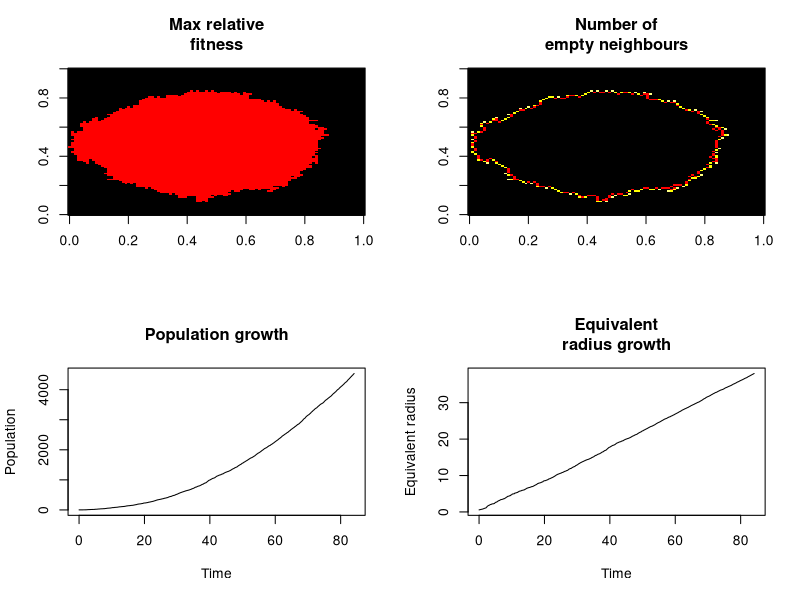

Source code (R):
################################### 
####### function definitions:
################################### 

# get the neighbourhood of a site:
nhood <- function(x, y, type = "von Neumann") {
  if(type != "Moore" && type != "von Neumann") stop("Neighbourhood type must be either Moore or von Neumann")
  if(type == "Moore") res <- list(c(x - 1, y), c(x + 1, y), c(x, y - 1), 
                                  c(x, y + 1),c(x - 1, y - 1), c(x + 1, y + 1), 
                                  c(x - 1, y + 1), c(x + 1, y - 1)) 
  else res <- list(c(x - 1, y), c(x + 1, y), c(x, y - 1), c(x, y + 1))
  
  return(res[sample(seq(length(res)), length(res), replace=F)])
}

# count the empty spaces in a neighbourhood:
count_spaces <- function(candidate, nhood_type) {
  neighbours <- nhood(candidate[1], candidate[2], nhood_type)
  count <- 0
  return(nhood_size - sum(sign(sapply(neighbours, function(e) sites[e[1], e[2]]))))
}

################################### 
####### parametrisation:
###################################

grid_width <- 100 # width of the grid
nhood_type <- "von Neumann" # neighbourhood type
set.seed(5) # seed for random number generator (for replicable results)
occupied <- list(c(ceiling(grid_width/2), ceiling(grid_width/2))) # list of initially occupied sites
max_iter <- 1E4 # set a max number of iterations (just in case)
mutation_rate <- 0 # mutation rate per cell division
mutation_effect <- 0 # fitness effect per mutation

################################### 
####### intialisation:
###################################

# initialise the site states:
sites <- matrix(0, nrow = grid_width, ncol = grid_width)
num_occupied <- length(occupied) # number of occupied sites
for(i in 1:num_occupied) sites[occupied[[i]][1], occupied[[i]][2]] <- 1

# neighbourhood size:
nhood_size <- length(nhood(1, 1, nhood_type))

# initialise the array that maps from grid sites to list entries:
index_map <- matrix(NA, nrow = grid_width, ncol = grid_width)

# initial list of occupied sites that are next to at least one empty site,
# and initial list of how many empty neighbours each has:
num_has_space <- 0
has_space <- list()
how_many_spaces <- list()
for(x in 2:(grid_width - 1)) for(y in 2:(grid_width - 1)) {
  candidate <- c(x, y)
  spaces <- count_spaces(candidate, nhood_type)
  # if not all neighbours are occupied then add the site to the list:
  if(sites[candidate[1], candidate[2]] > 0 && spaces > 0) {
    num_has_space <- num_has_space + 1 # number of sites that have space
    has_space[[num_has_space]] <- candidate # list of sites that have space
    how_many_spaces[[num_has_space]] <- spaces # list of numbers of spaces for the sites that have space
    index_map[candidate[1], candidate[2]] <- num_has_space # map from from grid sites to list entries
  }
}

# initialise the timer and the output dataframe:
timer <- 0
output_df <- data.frame(Time = timer, Population = num_occupied)

################################### 
####### run the model:
################################### 

for(iter in 1:max_iter) {
  # pick a cell to divide:
  candidate <- sample(1:num_has_space, 1, prob = sapply(has_space, function(e) sites[e[1], e[2]]))
  # find the cell's neighbours:
  neighbours <- nhood(has_space[[candidate]][1], has_space[[candidate]][2], nhood_type)
  # randomise the order in which neighbours will be tested:
  test_order <- sample(1:length(neighbours))
  
  # test neighbours one by one:
  num_tested <- 0
  for(i in test_order) {
    # keep count of the number of occupied neighbours (for error checking):
    if(sites[neighbours[[i]][1], neighbours[[i]][2]] > 0) num_tested <- num_tested + 1
    # if the neighbouring site is empty then make it occupied:
    else {
      num_occupied <- num_occupied + 1
      new_site <- neighbours[[i]]
      parent_site <- has_space[[candidate]]
      # mutation:
      if(runif(1) < mutation_rate) sites[new_site[1], new_site[2]] <- (1 + mutation_effect) * sites[parent_site[1], parent_site[2]]
      else sites[new_site[1], new_site[2]] <- sites[parent_site[1], parent_site[2]]
      break
    }
  }
  # error check:
  if(num_tested == length(neighbours)) stop("Site wrongly listed as having space to divide")
  
  # time between events is drawn from an exponential distribution,
  # consistent with the Gillespie algorithm:
  sum_of_rates <- sum(sapply(has_space, function(e) sites[e[1], e[2]]) * unlist(how_many_spaces) / nhood_size)
  timer <- timer + rexp(1, sum_of_rates)
  
  # record the time and the population size:
  output_df <- rbind(output_df, c(timer, num_occupied))
  
  # stop if a cell has reached the edge of the grid:
  if(new_site[1] >= grid_width || new_site[1] <= 1 || new_site[2] >= grid_width || new_site[2] <= 1) break
  
  # update the other lists for the newly occupied site, if it has empty neighbours:
  spaces <- count_spaces(new_site, nhood_type)
  if(spaces > 0) {
    num_has_space <- num_has_space + 1 # number of sites that have space
    has_space[[num_has_space]] <- new_site # list of sites that have space
    how_many_spaces[[num_has_space]] <- spaces # list of numbers of spaces for the sites that have space
    index_map[new_site[1], new_site[2]] <- num_has_space # map from from grid sites to list entries
  }
  
  # update list entries for neighbouring occupied sites:
  neighbours <- nhood(new_site[1], new_site[2], nhood_type)
  for(candidate in neighbours) if(sites[candidate[1], candidate[2]] > 0) {
    index <- index_map[candidate[1], candidate[2]]
    # error check:
    if(is.na(index)) stop("Site wrongly listed in index_map")
    
    # decrement the number of empty spaces neighbouring the site:
    how_many_spaces[[index]] <- how_many_spaces[[index]] - 1
    
    # if there are no neighbouring empty sites then remove the site from the lists:
    if(how_many_spaces[[index]] == 0) {
      has_space[[index]] <- NULL # removes the entry and shifts subsequent entries down one slot
      how_many_spaces[[index]] <- NULL # removes the entry and shifts subsequent entries down one slot
      num_has_space <- num_has_space - 1
      index_map[candidate[1], candidate[2]] <- NA
      index_map[which(index_map > index)] <- index_map[which(index_map > index)] - 1 # because entries have shifted by one slot
    }
  }
}

################################### 
####### plot the results:
################################### 
par(mfrow = c(2, 2))
# plot the occupied sites,
# after changing the value assigned to empty sites (for clearer plotting):
num_types <- length(unique(as.numeric(sites))) # number of unique fitness values
sites_for_plot <- sites
if(num_types > 2) sites_for_plot[which(sites_for_plot == 0)] <- min(sites[which(sites > 0)]) - (max(sites) - min(sites[which(sites > 0)])) / 3
image(sites_for_plot, main = "Max relative\nfitness", col = c("black", heat.colors(num_types - 1)))

# plot the numbers of empty neighbours:
space_grid <- matrix(0, nrow = grid_width, ncol = grid_width)
for(x in 1:grid_width) for(y in 1:grid_width) {
  index <- index_map[x, y]
  if(!is.na(index)) space_grid[x, y] <- how_many_spaces[[index]]
}
image(space_grid, main = "Number of\nempty neighbours", col = c("black", heat.colors(nhood_size)))

# plot the growth curves of population and equivalent radius:
plot(Population ~ Time, data = output_df, type = "l", main = "Population growth")
plot(sqrt(Population / pi) ~ Time, data = output_df, type = "l", ylab = "Equivalent radius", main = "Equivalent\nradius growth")

